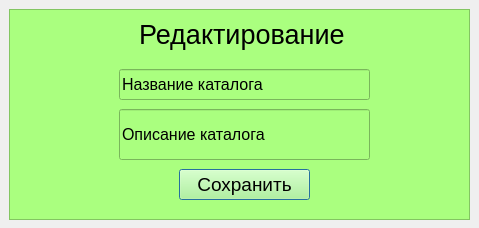
<?xml version="1.0" encoding="UTF-8"?>
<ui version="4.0">
 <class>Dialog</class>
 <widget class="QDialog" name="Dialog">
  <property name="geometry">
   <rect>
    <x>0</x>
    <y>0</y>
    <width>479</width>
    <height>228</height>
   </rect>
  </property>
  <property name="windowTitle">
   <string>Редактирование каталога</string>
  </property>
  <widget class="QFrame" name="frame">
   <property name="geometry">
    <rect>
     <x>9</x>
     <y>9</y>
     <width>461</width>
     <height>211</height>
    </rect>
   </property>
   <property name="styleSheet">
    <string notr="true">background-color:rgb(170, 255, 127)</string>
   </property>
   <property name="frameShape">
    <enum>QFrame::StyledPanel</enum>
   </property>
   <property name="frameShadow">
    <enum>QFrame::Raised</enum>
   </property>
   <widget class="QLabel" name="label">
    <property name="geometry">
     <rect>
      <x>130</x>
      <y>10</y>
      <width>211</width>
      <height>31</height>
     </rect>
    </property>
    <property name="font">
     <font>
      <pointsize>20</pointsize>
     </font>
    </property>
    <property name="text">
     <string>Редактирование</string>
    </property>
   </widget>
   <widget class="QLineEdit" name="lineEdit">
    <property name="geometry">
     <rect>
      <x>110</x>
      <y>60</y>
      <width>251</width>
      <height>31</height>
     </rect>
    </property>
    <property name="font">
     <font>
      <pointsize>12</pointsize>
     </font>
    </property>
    <property name="text">
     <string>Название каталога</string>
    </property>
   </widget>
   <widget class="QPushButton" name="pushButton">
    <property name="geometry">
     <rect>
      <x>170</x>
      <y>160</y>
      <width>131</width>
      <height>31</height>
     </rect>
    </property>
    <property name="font">
     <font>
      <pointsize>14</pointsize>
     </font>
    </property>
    <property name="text">
     <string>Сохранить</string>
    </property>
   </widget>
   <widget class="QLineEdit" name="lineEdit_2">
    <property name="geometry">
     <rect>
      <x>110</x>
      <y>100</y>
      <width>251</width>
      <height>51</height>
     </rect>
    </property>
    <property name="font">
     <font>
      <pointsize>12</pointsize>
     </font>
    </property>
    <property name="text">
     <string>Описание каталога</string>
    </property>
   </widget>
  </widget>
 </widget>
 <resources/>
 <connections/>
</ui>
